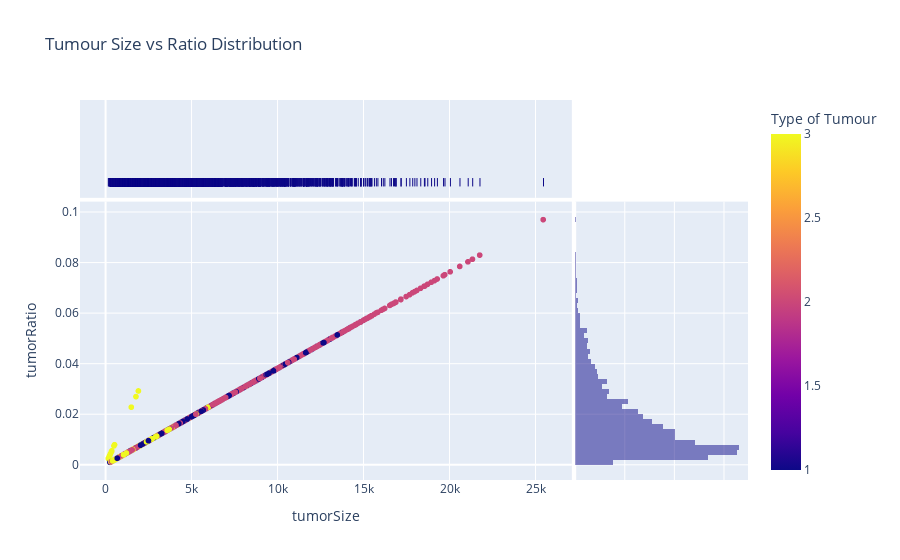

Here is the notebook cell this chart was saved with:
### Code cell
fig = px.scatter(df, x="tumorSize", y="tumorRatio", color="Type of Tumour",
                 marginal_x="rug", marginal_y="histogram", title="Tumour Size vs Ratio Distribution")
fig.show()

### Figure 1 — Plotly figure (JSON) as saved in the notebook; plotly's stock layout.template omitted (floating-point values rounded to 4 significant figures; data arrays with more than 128 entries replaced by an {"elided": "..."} marker saying what was removed)
{"data": [{"hovertemplate": "tumorSize=%{x}<br>tumorRatio=%{y}<br>Type of Tumour=%{marker.color}<extra></extra>", "legendgroup": "", "marker": {"color": {"elided": "3064 int values"}, "coloraxis": "coloraxis", "symbol": "circle"}, "mode": "markers", "name": "", "showlegend": false, "type": "scattergl", "x": {"elided": "3064 float values"}, "xaxis": "x", "y": {"elided": "3064 float values"}, "yaxis": "y"}, {"alignmentgroup": "True", "boxpoints": "all", "fillcolor": "rgba(255,255,255,0)", "hoveron": "points", "hovertemplate": "tumorSize=%{x}<extra></extra>", "jitter": 0, "legendgroup": "", "line": {"color": "rgba(255,255,255,0)"}, "marker": {"color": "#0d0887", "symbol": "line-ns-open"}, "name": "", "offsetgroup": "", "showlegend": false, "type": "box", "x": {"elided": "3064 float values"}, "xaxis": "x3", "yaxis": "y3"}, {"alignmentgroup": "True", "bingroup": "y", "hovertemplate": "tumorRatio=%{y}<br>count=%{x}<extra></extra>", "legendgroup": "", "marker": {"color": "#0d0887"}, "name": "", "offsetgroup": "", "opacity": 0.5, "showlegend": false, "type": "histogram", "xaxis": "x2", "y": {"elided": "3064 float values"}, "yaxis": "y2"}], "layout": {"barmode": "overlay", "coloraxis": {"colorbar": {"title": {"text": "Type of Tumour"}}, "colorscale": [[0, "#0d0887"], [0.1111, "#46039f"], [0.2222, "#7201a8"], [0.3333, "#9c179e"], [0.4444, "#bd3786"], [0.5556, "#d8576b"], [0.6667, "#ed7953"], [0.7778, "#fb9f3a"], [0.8889, "#fdca26"], [1, "#f0f921"]]}, "legend": {"tracegroupgap": 0}, "title": {"text": "Tumour Size vs Ratio Distribution"}, "xaxis": {"anchor": "y", "domain": [0, 0.7363], "title": {"text": "tumorSize"}}, "xaxis2": {"anchor": "y2", "domain": [0.7413, 1], "matches": "x2", "showgrid": true, "showline": false, "showticklabels": false, "ticks": ""}, "xaxis3": {"anchor": "y3", "domain": [0, 0.7363], "matches": "x", "showgrid": true, "showticklabels": false}, "xaxis4": {"anchor": "y4", "domain": [0.7413, 1], "matches": "x2", "showgrid": true, "showline": false, "showticklabels": false, "ticks": ""}, "yaxis": {"anchor": "x", "domain": [0, 0.7326], "title": {"text": "tumorRatio"}}, "yaxis2": {"anchor": "x2", "domain": [0, 0.7326], "matches": "y", "showgrid": true, "showticklabels": false}, "yaxis3": {"anchor": "x3", "domain": [0.7426, 1], "matches": "y3", "showgrid": false, "showline": false, "showticklabels": false, "ticks": ""}, "yaxis4": {"anchor": "x4", "domain": [0.7426, 1], "matches": "y3", "showgrid": true, "showline": false, "showticklabels": false, "ticks": ""}}}
